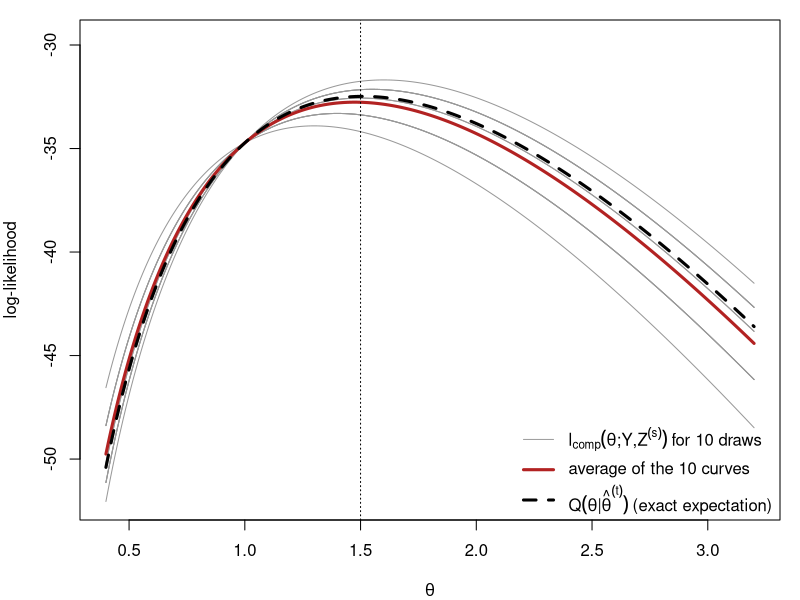
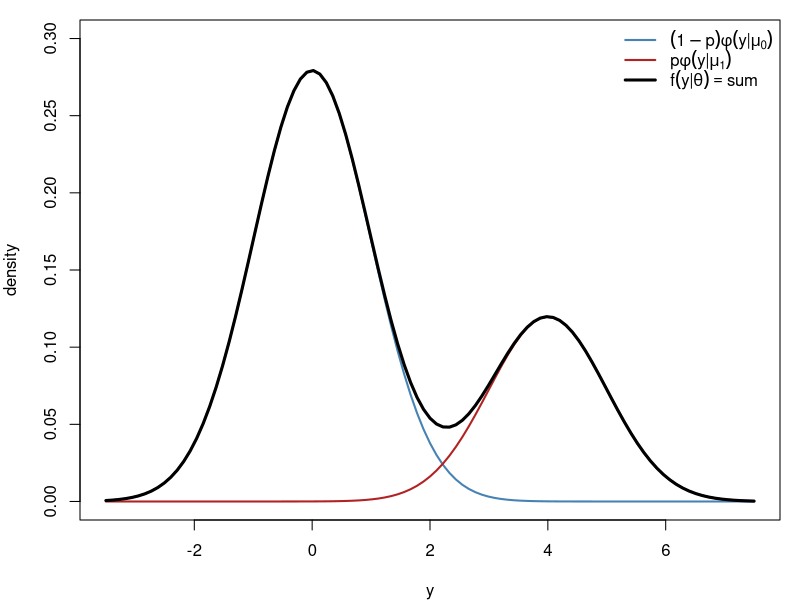
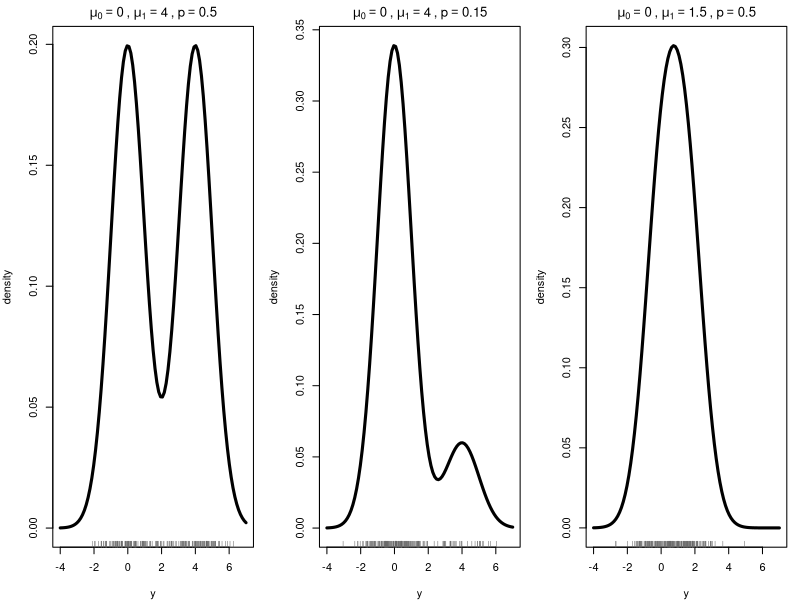
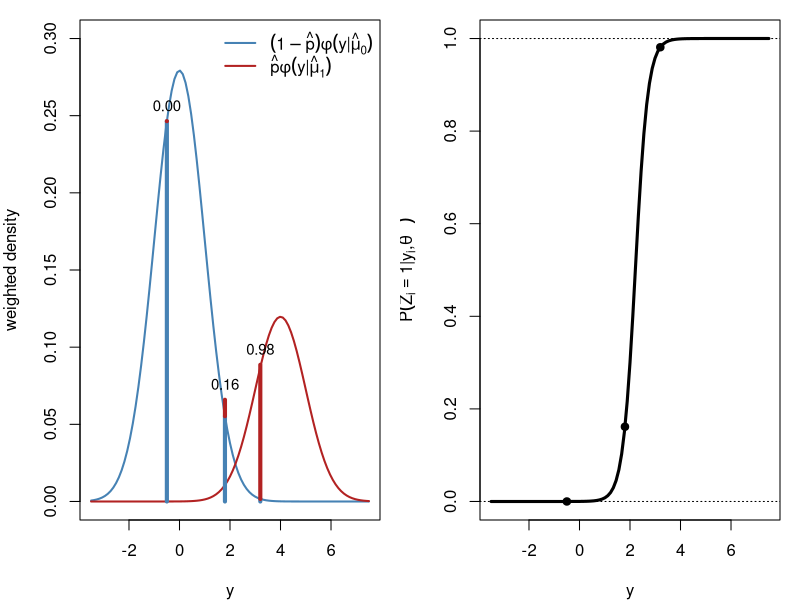
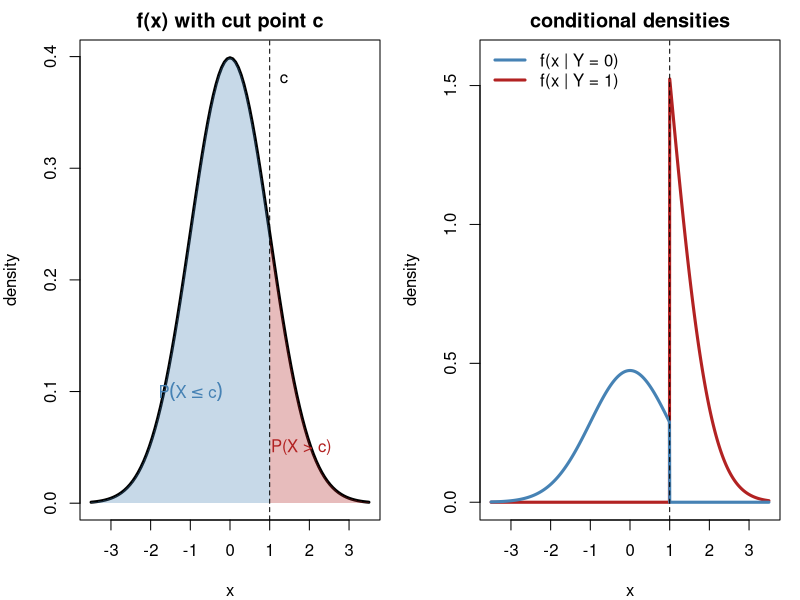
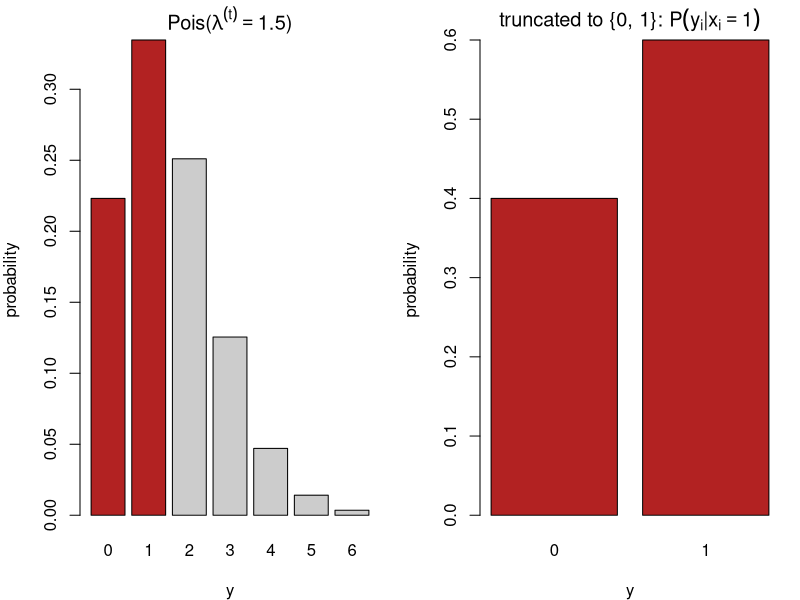
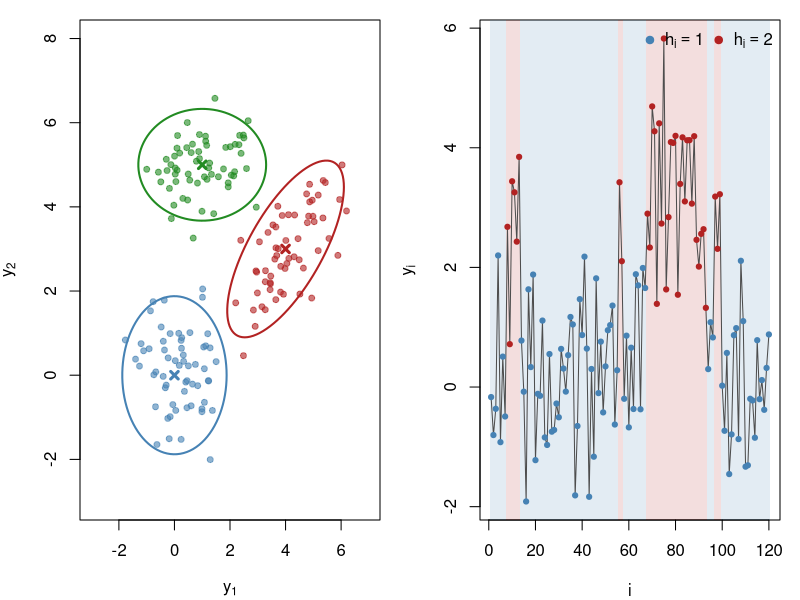
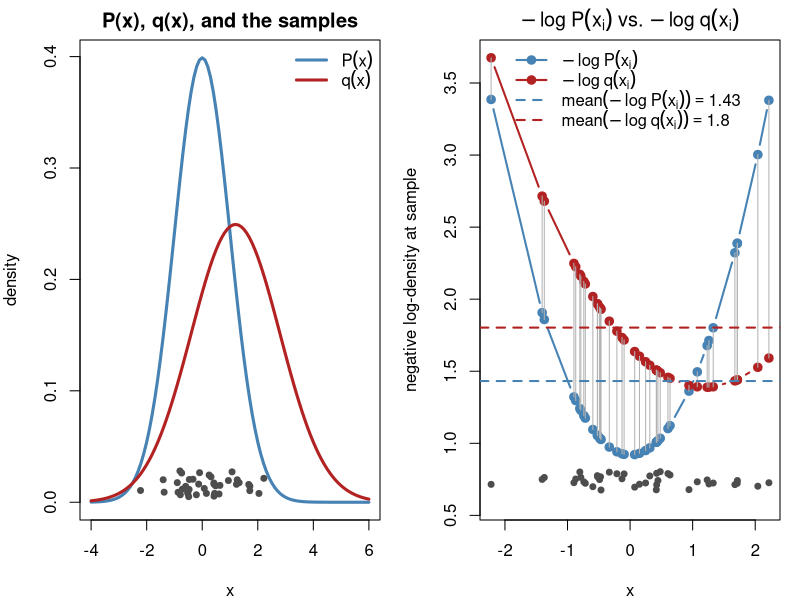

Write R code to recreate these figures, in order.
## ---- chunk 1
#| include: false
set.seed(812)
knitr::opts_chunk$set(echo = FALSE, fig.align = "center")
# censored Poisson example used in several figures (Section 3):
# m exact observations, ncen observations known only to satisfy y < 2
yobs <- c(3, 2, 4, 1, 3, 2, 5, 3); m <- length(yobs); ncen <- 12; n <- m + ncen
lobs <- function(l) sum(dpois(yobs, l, log = TRUE)) + ncen * log(ppois(1, l))
lcomp <- function(l, z) -n * l + log(l) * (sum(yobs) + sum(z)) - sum(lfactorial(yobs))
Qfun  <- function(l, lt) lcomp(l, rep(lt / (1 + lt), ncen))
lam <- seq(0.4, 3.2, length.out = 300)
## ---- chunk 2
#| fig-width: 9
#| fig-height: 5
lt <- 1.5; S <- 10
Z <- replicate(S, rbinom(ncen, 1, lt / (1 + lt)))            # draws of the censored y_i
curves <- sapply(1:S, function(s) sapply(lam, lcomp, z = Z[, s]))
Qexact <- sapply(lam, Qfun, lt = lt)
par(mar = c(4, 4, 1, 1))
matplot(lam, curves, type = "l", lty = 1, lwd = 1, col = "gray60", xlab = expression(theta),
        ylab = "log-likelihood", ylim = range(curves) + c(0, 2))
lines(lam, rowMeans(curves), lwd = 3, col = "firebrick")
lines(lam, Qexact, lwd = 3, col = "black", lty = 2)
abline(v = lt, lty = 3)
legend("bottomright", bty = "n", lwd = c(1, 3, 3), lty = c(1, 1, 2), col = c("gray60", "firebrick", "black"),
       legend = c(expression(l[comp](theta*";"*Y*","*Z^(s)) ~ "for 10 draws"),
                  "average of the 10 curves",
                  expression(Q(theta*"|"*hat(theta)^(t)) ~ "(exact expectation)")))
## ---- chunk 3
#| fig-width: 9
#| fig-height: 4.6
par(mar = c(4, 4, 1, 1)); mu0 <- 0; mu1 <- 4; p <- 0.3
curve((1 - p) * dnorm(x, mu0), -3.5, 7.5, lwd = 2, col = "steelblue", ylab = "density", xlab = "y",
      ylim = c(0, 0.3))
curve(p * dnorm(x, mu1), add = TRUE, lwd = 2, col = "firebrick")
curve((1 - p) * dnorm(x, mu0) + p * dnorm(x, mu1), add = TRUE, lwd = 3)
legend("topright", bty = "n", lwd = c(2, 2, 3), col = c("steelblue", "firebrick", "black"),
       legend = c(expression((1-p)*phi(y*"|"*mu[0])), expression(p*phi(y*"|"*mu[1])),
                  expression(f(y*"|"*theta) == "sum")))
## ---- chunk 4
#| fig-width: 10
#| fig-height: 4.4
par(mfrow = c(1, 3), mar = c(4, 4, 2, 1))
mix <- function(x, mu0, mu1, p) (1 - p) * dnorm(x, mu0) + p * dnorm(x, mu1)
for (s in list(c(0, 4, 0.5), c(0, 4, 0.15), c(0, 1.5, 0.5))) {
  curve(mix(x, s[1], s[2], s[3]), -4, 7, lwd = 3, xlab = "y", ylab = "density",
        main = bquote(mu[0] == .(s[1]) ~ "," ~ mu[1] == .(s[2]) ~ "," ~ p == .(s[3])))
  y <- ifelse(rbinom(200, 1, s[3]) == 1, rnorm(200, s[2]), rnorm(200, s[1]))
  rug(y, col = "gray40")
}
## ---- chunk 5
#| fig-width: 10
#| fig-height: 4.6
par(mfrow = c(1, 2), mar = c(4, 4, 1, 1)); mu0 <- 0; mu1 <- 4; p <- 0.3
f0 <- function(x) (1 - p) * dnorm(x, mu0); f1 <- function(x) p * dnorm(x, mu1)
curve(f0, -3.5, 7.5, lwd = 2, col = "steelblue", ylab = "weighted density", xlab = "y", ylim = c(0, 0.3))
curve(f1, add = TRUE, lwd = 2, col = "firebrick")
yi <- c(-0.5, 1.8, 3.2)
for (y in yi) { segments(y, 0, y, f0(y), col = "steelblue", lwd = 4)
  segments(y, f0(y), y, f0(y) + f1(y), col = "firebrick", lwd = 4)
  text(y, f0(y) + f1(y), sprintf("%.2f", f1(y) / (f0(y) + f1(y))), pos = 3, cex = 0.9) }
legend("topright", bty = "n", lwd = 2, col = c("steelblue", "firebrick"),
       legend = c(expression((1-hat(p))*phi(y*"|"*hat(mu)[0])), expression(hat(p)*phi(y*"|"*hat(mu)[1]))))
curve(f1(x) / (f0(x) + f1(x)), -3.5, 7.5, lwd = 3, xlab = "y",
      ylab = expression(P(Z[i] == 1*"|"*y[i]*","*hat(theta)^(t))))
abline(h = c(0, 1), lty = 3); points(yi, f1(yi) / (f0(yi) + f1(yi)), pch = 19)
## ---- chunk 6
#| fig-width: 10
#| fig-height: 4.8
par(mfrow = c(1, 2), mar = c(4, 4, 2, 1)); cc <- 1
curve(dnorm, -3.5, 3.5, lwd = 3, xlab = "x", ylab = "density", main = "f(x) with cut point c")
xs <- seq(cc, 3.5, length.out = 100)
polygon(c(xs, rev(xs)), c(dnorm(xs), rep(0, 100)), col = adjustcolor("firebrick", 0.3), border = NA)
xs <- seq(-3.5, cc, length.out = 100)
polygon(c(xs, rev(xs)), c(dnorm(xs), rep(0, 100)), col = adjustcolor("steelblue", 0.3), border = NA)
abline(v = cc, lty = 2); text(cc, 0.38, "c", pos = 4)
text(1.8, 0.05, "P(X > c)", col = "firebrick"); text(-1, 0.1, expression(P(X <= c)), col = "steelblue")
curve(dnorm(x) * (x > cc) / pnorm(cc, lower.tail = FALSE), -3.5, 3.5, lwd = 3, col = "firebrick",
      n = 1001, xlab = "x", ylab = "density", main = "conditional densities", ylim = c(0, 1.6))
curve(dnorm(x) * (x <= cc) / pnorm(cc), add = TRUE, lwd = 3, col = "steelblue", n = 1001)
abline(v = cc, lty = 2)
legend("topleft", bty = "n", lwd = 3, col = c("steelblue", "firebrick"),
       legend = c("f(x | Y = 0)", "f(x | Y = 1)"))
## ---- chunk 7
#| fig-width: 10
#| fig-height: 4.4
par(mfrow = c(1, 2), mar = c(4, 4, 2, 1)); lt <- 1.5; k <- 0:6
barplot(dpois(k, lt), names.arg = k, col = c("firebrick", "firebrick", rep("gray80", 5)),
        xlab = "y", ylab = "probability", main = bquote("Pois(" * lambda^(t) == .(lt) * ")"))
barplot(c(1, lt) / (1 + lt), names.arg = 0:1, col = "firebrick", xlab = "y", ylab = "probability",
        main = expression("truncated to {0, 1}: " * P(y[i]*"|"*x[i] == 1)))
## ---- chunk 8
#| fig-width: 6
#| fig-height: 4.6
par(mar = c(4, 4, 1, 1))
ctr <- rbind(c(0, 0), c(4, 3), c(1, 5))
Sig <- list(diag(2) * 0.8, matrix(c(1, 0.7, 0.7, 1), 2), diag(c(1.2, 0.4)))
cols <- c("steelblue", "firebrick", "forestgreen"); ang <- seq(0, 2 * pi, length.out = 100)
plot(NA, xlim = c(-3, 7), ylim = c(-3, 8), xlab = expression(y[1]), ylab = expression(y[2]))
for (k in 1:3) { R <- chol(Sig[[k]])
  pts <- matrix(rnorm(120), 60) %*% R + rep(ctr[k, ], each = 60)
  points(pts, col = adjustcolor(cols[k], 0.6), pch = 19, cex = 0.8)
  ell <- (cbind(cos(ang), sin(ang)) * 2.1) %*% R + rep(ctr[k, ], each = 100)
  lines(ell, col = cols[k], lwd = 2); points(ctr[k, 1], ctr[k, 2], pch = 4, lwd = 3, col = cols[k]) }
## ---- chunk 9
#| fig-width: 10
#| fig-height: 3.4
par(mar = c(4, 4, 1, 1)); N <- 120; P <- matrix(c(0.95, 0.05, 0.1, 0.9), 2, byrow = TRUE)
h <- integer(N); h[1] <- 1; for (i in 2:N) h[i] <- sample(1:2, 1, prob = P[h[i - 1], ])
y <- rnorm(N, mean = c(0, 3)[h])
plot(y, type = "n", xlab = "i", ylab = expression(y[i]))
r <- rle(h); e <- cumsum(r$lengths); s <- c(1, head(e, -1) + 1)
rect(s - 0.5, par("usr")[3], e + 0.5, par("usr")[4],
     col = adjustcolor(c("steelblue", "firebrick")[r$values], 0.15), border = NA)
lines(y, col = "gray30"); points(y, pch = 19, col = c("steelblue", "firebrick")[h], cex = 0.7)
legend("topright", bty = "n", pch = 19, col = c("steelblue", "firebrick"),
       legend = c(expression(h[i] == 1), expression(h[i] == 2)), horiz = TRUE)
## ---- chunk 10
#| fig-width: 10
#| fig-height: 4.6
par(mfrow = c(1, 2), mar = c(4, 4, 2, 1))
mu_p <- 0; sd_p <- 1; mu_q <- 1.2; sd_q <- 1.6; nsamp <- 40
x  <- rnorm(nsamp, mu_p, sd_p)                   # samples from P
nlp <- -dnorm(x, mu_p, sd_p, log = TRUE)         # -log P(x_i)
nlq <- -dnorm(x, mu_q, sd_q, log = TRUE)         # -log q(x_i)

curve(dnorm(x, mu_p, sd_p), -4, 6, lwd = 3, col = "steelblue", xlab = "x", ylab = "density",
      main = "P(x), q(x), and the samples")
curve(dnorm(x, mu_q, sd_q), add = TRUE, lwd = 3, col = "firebrick")
points(x, runif(nsamp, 0.005, 0.03), pch = 19, col = "gray30", cex = 0.8)   # jittered observations
legend("topright", bty = "n", lwd = 3, col = c("steelblue", "firebrick"),
       legend = c(expression(P(x)), expression(q(x))))

ord <- order(x)
yr  <- range(c(nlp, nlq)); gap <- diff(yr)
plot(x[ord], nlp[ord], type = "b", pch = 19, col = "steelblue", lwd = 2,
     xlab = "x", ylab = "negative log-density at sample",
     ylim = c(yr[1] - 0.12 * gap, yr[2]),
     main = expression(-log~P(x[i])~vs.~-log~q(x[i])))
lines(x[ord], nlq[ord], type = "b", pch = 19, col = "firebrick", lwd = 2)
segments(x[ord], nlp[ord], x[ord], nlq[ord], col = "gray70")
abline(h = mean(nlp), col = "steelblue", lty = 2, lwd = 2)
abline(h = mean(nlq), col = "firebrick", lty = 2, lwd = 2)
points(x, yr[1] - 0.09 * gap + runif(nsamp, 0, 0.05 * gap), pch = 19, col = "gray30", cex = 0.8)
legend("top", bty = "n", lwd = 2, lty = c(1, 1, 2, 2), pch = c(19, 19, NA, NA),
       col = c("steelblue", "firebrick", "steelblue", "firebrick"),
       legend = c(expression(-log~P(x[i])), expression(-log~q(x[i])),
                  bquote(mean(-log~P(x[i])) == .(round(mean(nlp), 2))),
                  bquote(mean(-log~q(x[i])) == .(round(mean(nlq), 2)))))
## ---- chunk 11
#| fig-width: 9
#| fig-height: 4.4
par(mar = c(3.5, 1, 1, 1))
th <- seq(0, 10, length.out = 300)
lo <- function(t) 3.2 - 0.045 * (t - 5.2)^2 + 0.5 * sin(t / 2.2)   # observed log-likelihood
av <- function(t) lo(t) - (1.4 - 0.45 * (t - 3))                    # an arbitrary average complete log-likelihood
plot(th, lo(th), type = "n", ylim = c(-1.5, 4.2), axes = FALSE, xlab = "", ylab = "")
mtext(expression(theta), side = 1, line = 1.5, cex = 1.3)
lines(th, lo(th), lwd = 3, col = "steelblue")
lines(th, av(th), lwd = 3, col = "firebrick")
text(0, lo(0) + 0.9, expression(l[obs](theta)), col = "steelblue", adj = 0, cex = 1.3)
text(9.9, av(9.9) + 0.5, expression(integral(tilde(P)(z)*log*P(Y*","*z*"|"*theta)*dz)),
     col = "firebrick", adj = 1, cex = 1.1)
for (t0 in c(3, 7.5)) {
    arrows(t0, av(t0), t0, lo(t0), code = 3, length = 0.08, lwd = 2)
    text(if (t0 == 3) t0 - 0.15 else t0 + 0.15, (av(t0) + lo(t0)) / 2 - if (t0 == 3) 0.4 else 0, if (t0 == 3) expression(H(tilde(P), P[Z](.*"|"*Y*","*theta[1]))) else expression(H(tilde(P), P[Z](.*"|"*Y*","*theta[2]))), adj = if (t0 == 3) 1 else 0, cex = 1.2)
    segments(t0, -1.5, t0, min(av(t0), lo(t0)), lty = 3, col = "gray50")
}
axis(1, at = c(3, 7.5), labels = c(expression(theta[1]), expression(theta[2])), tick = TRUE)
## ---- chunk 12
#| fig-width: 9
#| fig-height: 3.9
par(mar = c(3.5, 1, 0.5, 1))
th <- seq(0, 10, length.out = 300)
t0 <- 3; t1 <- 6                                         # theta^(t), theta^(t+1)
Q  <- function(t) 2.6 - 0.07 * (t - t1)^2                # Q(theta | theta^(t)), maximised at theta^(t+1)
H  <- function(t) 0.8 + 0.04 * (t - t0)^2                # cross-entropy, smallest at theta^(t) (Gibbs)
lo <- function(t) Q(t) + H(t)                            # l_obs
plot(th, lo(th), type = "n", ylim = c(-0.5, 5), axes = FALSE, xlab = "", ylab = "")
mtext(expression(theta), side = 1, line = 1.8, cex = 1.3)
lines(th, lo(th), lwd = 3, col = "steelblue")
lines(th, Q(th),  lwd = 3, col = "firebrick")
text(9.9, lo(9.9) + 0.35, expression(l[obs](theta)), col = "steelblue", adj = 1, cex = 1.3)
text(9.9, Q(9.9) - 0.35, expression(Q(theta*"|"*hat(theta)^(t))), col = "firebrick", adj = 1, cex = 1.3)
segments(c(t0, t1), -0.5, c(t0, t1), c(lo(t0), lo(t1)), lty = 3, col = "gray50")
segments(0.1, c(Q(t0), lo(t0)), t1, c(Q(t0), lo(t0)), lty = 3, col = "gray50")
segments(0.1, c(Q(t1), lo(t1)), t1, c(Q(t1), lo(t1)), lty = 3, col = "gray50")
for (x in c(t0, t1)) arrows(x, Q(x), x, lo(x), code = 3, length = 0.07, lwd = 2)
text(t0 + 0.15, Q(t0) - 0.35, expression(H(P(.*"|"*Y*","*hat(theta)^(t)), P(.*"|"*Y*","*hat(theta)^(t)))), adj = 0, cex = 1.0)
text(t1 + 0.15, (Q(t1) + lo(t1)) / 2, expression(H(P(.*"|"*Y*","*hat(theta)^(t)), P(.*"|"*Y*","*hat(theta)^(t+1))) ~ "(larger)"), adj = 0, cex = 1.0)
arrows(0.3, Q(t0), 0.3, Q(t1), length = 0.07, lwd = 2, col = "firebrick")
text(0.45, (Q(t0) + Q(t1)) / 2, expression(Delta*Q >= 0), adj = 0, col = "firebrick", cex = 1.1)
arrows(0.3, lo(t0), 0.3, lo(t1), length = 0.07, lwd = 2, col = "steelblue")
text(0.45, (lo(t0) + lo(t1)) / 2, expression(Delta*l[obs] >= 0), adj = 0, col = "steelblue", cex = 1.2)
axis(1, at = c(0, 10), labels = FALSE, lwd.ticks = 0)                       # the theta axis
arrows(9.6, par("usr")[3], 10.1, par("usr")[3], length = 0.1, xpd = NA)
axis(1, at = c(1, t0, t1), labels = c(expression(hat(theta)^(t-1)), expression(hat(theta)^(t)), expression(hat(theta)^(t+1))), tick = TRUE)
mtext(expression(theta), side = 1, line = 1.8, at = 10.1, cex = 1.3)
## ---- chunk 13
#| fig-width: 9
#| fig-height: 4.6
par(mar = c(3.5, 1, 0.5, 1))
fcol <- "#6CA6E0"                                                  # light blue: the F curves
th <- seq(0, 10, length.out = 300); t0 <- 3
lo <- function(t) 3.5 - 0.15 * (t - 6.5)^2                      # l_obs
B0 <- function(t) lo(t) - 0.2625 * (t - 1)^2              # F(P~_{t-1}, theta): touches l_obs at theta^(t-1), maximised at theta^(t)
B2 <- function(t) lo(t) - 1.2 - 0.2625 * (t - 1.9)^2                       # F(P~, theta) for another P~ close to P~_{t-1}: below l_obs everywhere, below F(P~_{t-1}) at theta^(t-1)
B1 <- function(t) lo(t) - 0.1 * (t - t0)^2                     # F(P~_t, theta): touches l_obs at theta^(t)
t1 <- optimize(B1, c(0, 10), maximum = TRUE)$maximum             # M-step
plot(th, lo(th), type = "n", ylim = c(-5.8, 5.0), axes = FALSE, xlab = "", ylab = "")
lines(th, lo(th), lwd = 3, col = "steelblue")
lines(th, ifelse(B0(th) > -3.0, B0(th), NA), lwd = 3, lty = 2, col = fcol)
lines(th, ifelse(B2(th) > -3.0, B2(th), NA), lwd = 3, lty = 3, col = "gray45")
lines(th, ifelse(B1(th) > -3.0, B1(th), NA), lwd = 3, lty = 2, col = fcol)
points(1, lo(1), pch = 19, col = fcol, cex = 1.3)
text(0, 4.8, expression(F(tilde(P)[t], theta) == Q(theta*"|"*hat(theta)^(t)) + H(tilde(P)[t], tilde(P)[t])), col = fcol, adj = 0, cex = 1.2)
text(0, 3.85, expression(phantom(F(tilde(P)[t], theta)) == l[obs](theta) - KL(tilde(P)[t]*"||"*P(.*"|"*Y*","*theta))), col = fcol, adj = 0, cex = 1.2)
segments(c(t0, t1), -5.8, c(t0, t1), c(B0(t0), lo(t1)), lty = 3, col = "gray50")
arrows(t0, B0(t0), t0, lo(t0), length = 0.08, lwd = 3, col = "forestgreen")
arrows(1, B2(1), 1, lo(1) - 0.06, length = 0.08, lwd = 3, col = "forestgreen")   # the E-step before: raises F to l_obs at theta^(t-1)
text(t0 + 0.2, 1.05, expression(bold("E-step:")~tilde(P)[t]~"="~P(.*"|"*Y*","*hat(theta)^(t))), adj = 0, col = "forestgreen", cex = 1.0)
text(1.2, B2(1) + 0.3, expression(bold("E-step")), adj = 0, col = "forestgreen", cex = 1.0)
points(t0, lo(t0), pch = 19, col = fcol, cex = 1.3)
arrows(t0 + 0.1, B1(t0) + 0.04, t1, B1(t1), length = 0.08, lwd = 3, col = "darkorange")
text((t0 + t1) / 2 + 0.2, B1((t0 + t1) / 2) - 0.45, expression(bold("M-step")), col = "darkorange", adj = 0, cex = 1.1)
arrows(t1, B1(t1), t1, lo(t1), length = 0.06, lwd = 2, code = 3)
text(t1 + 0.15, (B1(t1) + lo(t1)) / 2 - 0.1, expression(l[obs]~"is even higher"), adj = 0, cex = 1.0)
legend("bottomright", bty = "n", lwd = 3, lty = c(1, 2, 2, 3), cex = 1.0, y.intersp = 1.3,
       col = c("steelblue", fcol, fcol, "gray45"),
       legend = c(expression(l[obs](theta)),
                  expression(F(tilde(P)[t], theta)),
                  expression(F(tilde(P)[t-1], theta)),
                  expression(F(tilde(P), theta)~"for another"~tilde(P))))
axis(1, at = c(0, 10), labels = FALSE, lwd.ticks = 0)                       # the theta axis
arrows(9.6, par("usr")[3], 10.1, par("usr")[3], length = 0.1, xpd = NA)
axis(1, at = c(1, t0, t1), labels = c(expression(hat(theta)^(t-1)), expression(hat(theta)^(t)), expression(hat(theta)^(t+1))), tick = TRUE)
mtext(expression(theta), side = 1, line = 1.8, at = 10.1, cex = 1.3)
